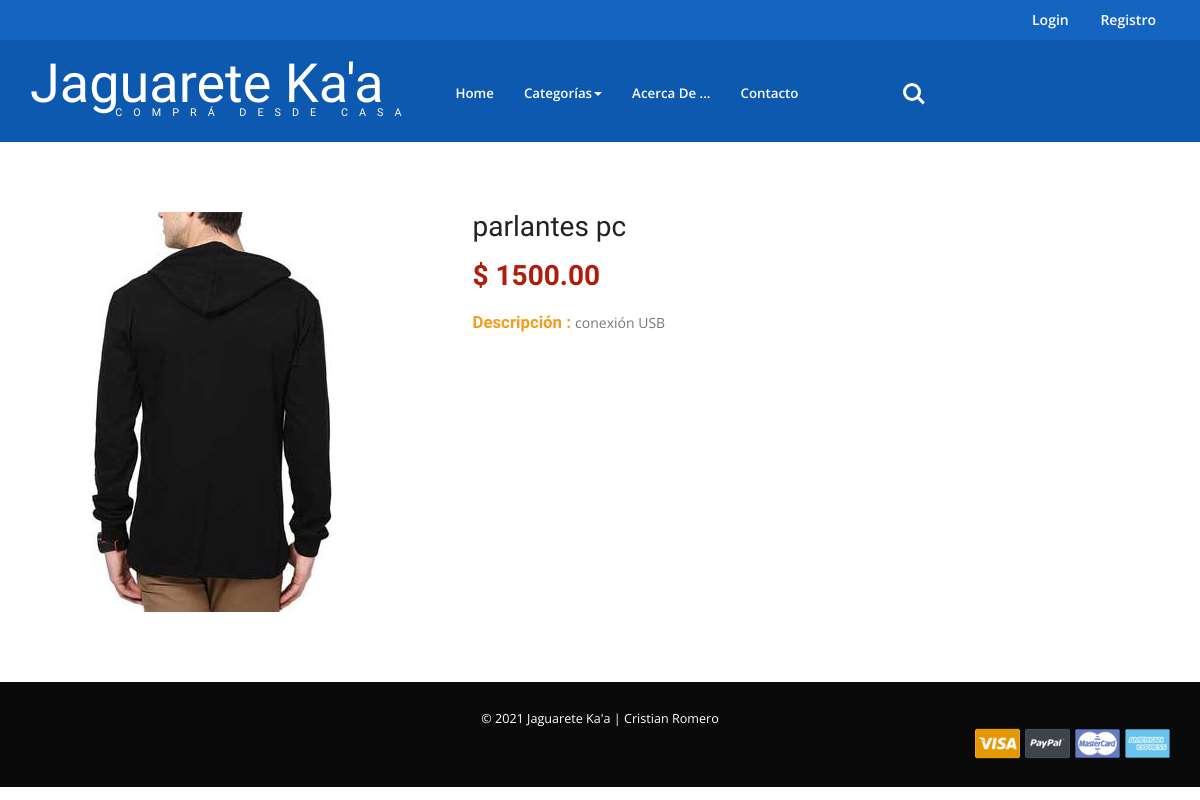
The app's page /ecom/11 with its own data.
### frontend/models.py (models this page shows, shortened)
class Productos(models.Model):
    nombre = models.CharField(max_length=200)
    precio = models.DecimalField(max_digits=11, decimal_places=2)
    descripcion = models.TextField()
    foto = models.CharField(max_length=5000, null=True, blank=True)
    banner = models.CharField(max_length=5000, null=True, blank=True)
    fecha = models.DateTimeField(auto_now_add=True)
    categoria = models.ForeignKey(Categorias, on_delete=models.CASCADE)
    class Meta:
        ordering = ['nombre']

### frontend/views.py (the view)
# urls.py: path('<int:prod_id>', views.productos, name='productos'),
def productos(request, prod_id):
    productoss = Productos.objects.get(id = prod_id)
    return render (request, "productos.html", {'productoss':productoss})

### frontend/context_processors.py (called while the page is built)
def blog_menu(request):
    link_menu = Categorias.objects.all()
    return { 'link_menu': link_menu }

def list_prod(request):
    link_prod = Productos.objects.raw('SELECT * FROM frontend_productos ORDER BY fecha desc')[3:10]
    return { 'link_prod': link_prod }

def last_prod(request):
    lprod = Productos.objects.raw('SELECT * FROM frontend_productos ORDER BY fecha desc')[:3]
    return { 'lprod': lprod }

def grupo(request):
    users_in_group = Group.objects.get(name="Clientes").user_set.all()
    return { 'users_in_group': users_in_group }

### frontend/templates/productos.html (shortened to what this page needs)
{% extends "layout.html" %}
{% load static %}
{% block content %}
<div class="single-wl3">
	<div class="container">
		<div class="single-grids">
			<div class="col-md-9 single-grid">
				<div clas="single-top">
					<div class="single-left">
						<div class="flexslider">
							<div class="thumb-image"> <img src="{% static 'images/p28.jpg' %}" data-imagezoom="true" class="img-responsive"> </div>
						</div>
					</div>
					<div class="single-right simpleCart_shelfItem">
						<h4>{{ productoss.nombre }}</h4>
						<p class="price item_price">$&nbsp;{{ productoss.precio }}</p>
						<div class="description">
							<p><span>Descripción : </span> {{ productoss.descripcion }}</p>
						</div>
					</div>
				</div>
			</div>
		</div>
	</div>
</div>
{% endblock %}

### static/css/style.css (style rules this page uses)
h1,h2,h3,h4,h5,h6 { padding:0 0; margin:0 0; font-family: 'Cagliostro', sans-serif; }
p { padding:0 0; margin:0 0; }
body { padding:0 0; margin:0 0; font-family: 'Open Sans', sans-serif; }
.price,.cat-img,.brand-w3l { margin-top: 2em; }
.single-wl3 { padding: 5em 0; }
.single-left { float: left; width: 48%; margin-right: 2%; }
.single-right { float: left; width: 50%; }
.single-grid h4 { font-size: 2em; color: #222; margin-bottom: 0.5em; }
.description p { font-size: 1em; line-height: 1.8em; color: #777; }
.description span { font-size: 1.2em; color: #f19e1f; font-weight: bold; font-family: 'Cagliostro', sans-serif; }
p.price { font-size: 2em; margin: 0.5em 0; color: #AF1D0D; font-weight: bold; font-family: 'Cagliostro', sans-serif; }

### records on screen
Productos: nombre "parlantes pc", precio "1500.00", descripcion "conexión USB"
